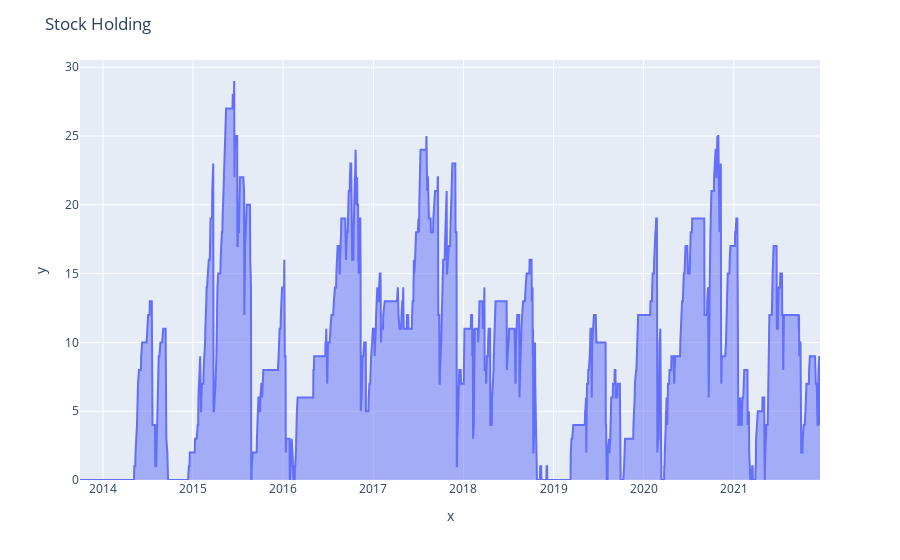

Here is the notebook cell this chart was saved with:
### Code cell
fig = px.area(x=df_plt.index,y= df_plt['Stock Holding'])  
fig.update_layout( title_text='Stock Holding')   
fig.show()

### Figure 1 — Plotly figure (JSON) as saved in the notebook; plotly's stock layout.template omitted (floating-point values rounded to 4 significant figures; data arrays with more than 128 entries replaced by an {"elided": "..."} marker saying what was removed)
{"data": [{"hovertemplate": "x=%{x}<br>y=%{y}<extra></extra>", "legendgroup": "", "line": {"color": "#636efa"}, "marker": {"symbol": "circle"}, "mode": "lines", "name": "", "orientation": "v", "showlegend": false, "stackgroup": "1", "type": "scatter", "x": {"elided": "2070 str values"}, "xaxis": "x", "y": {"elided": "2070 int values"}, "yaxis": "y"}], "layout": {"legend": {"tracegroupgap": 0}, "margin": {"t": 60}, "title": {"text": "Stock Holding"}, "xaxis": {"anchor": "y", "domain": [0, 1], "title": {"text": "x"}}, "yaxis": {"anchor": "x", "domain": [0, 1], "title": {"text": "y"}}}}
